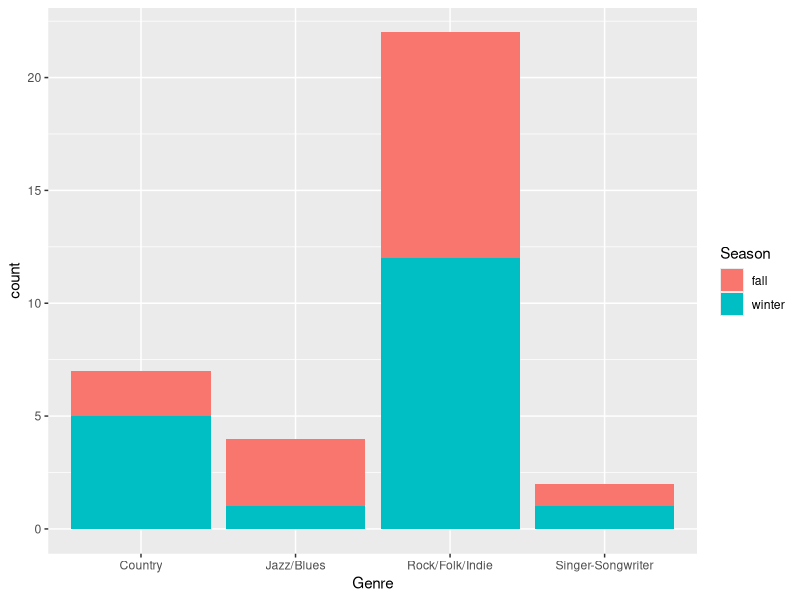
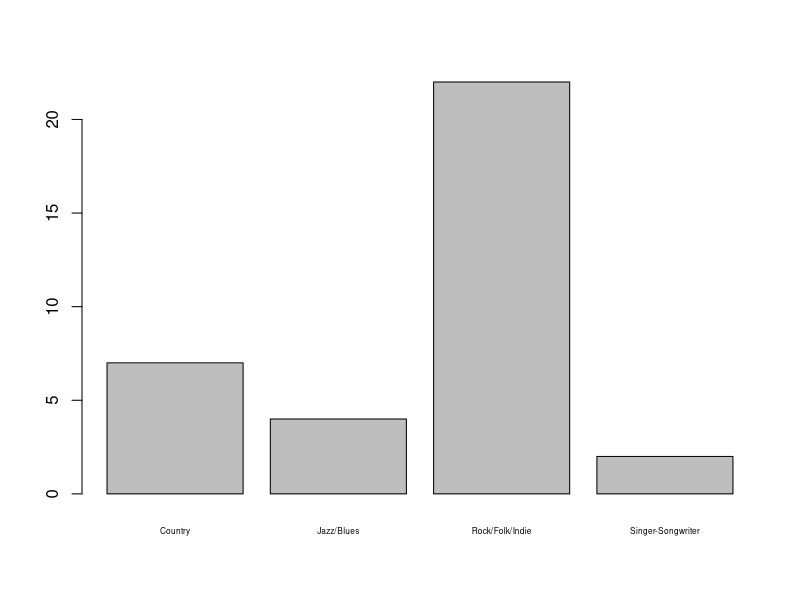
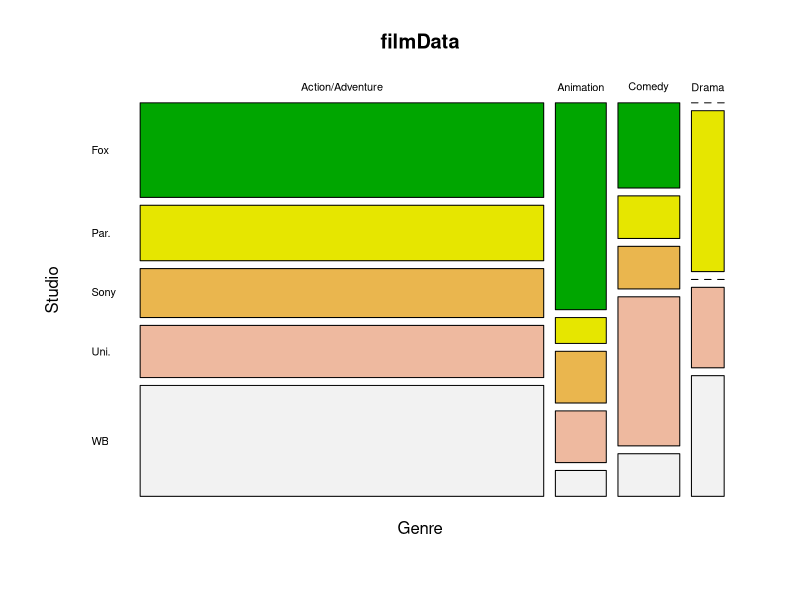
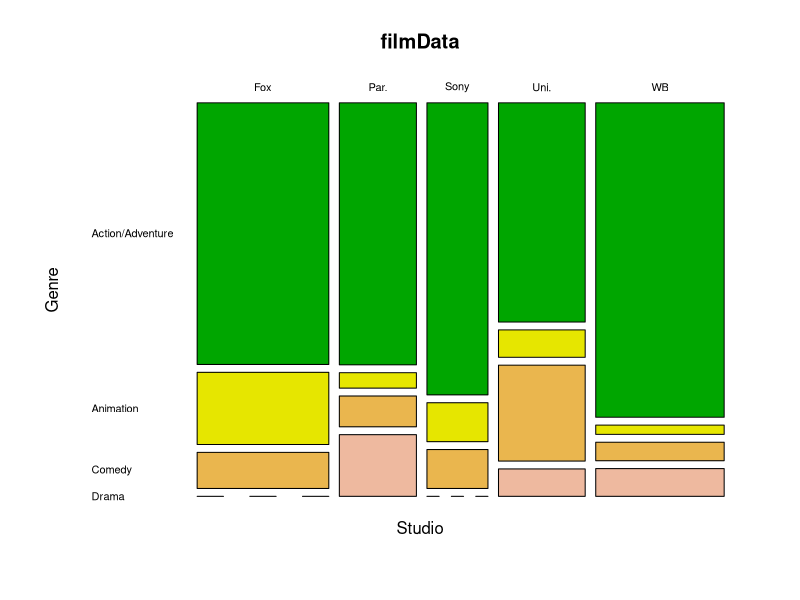
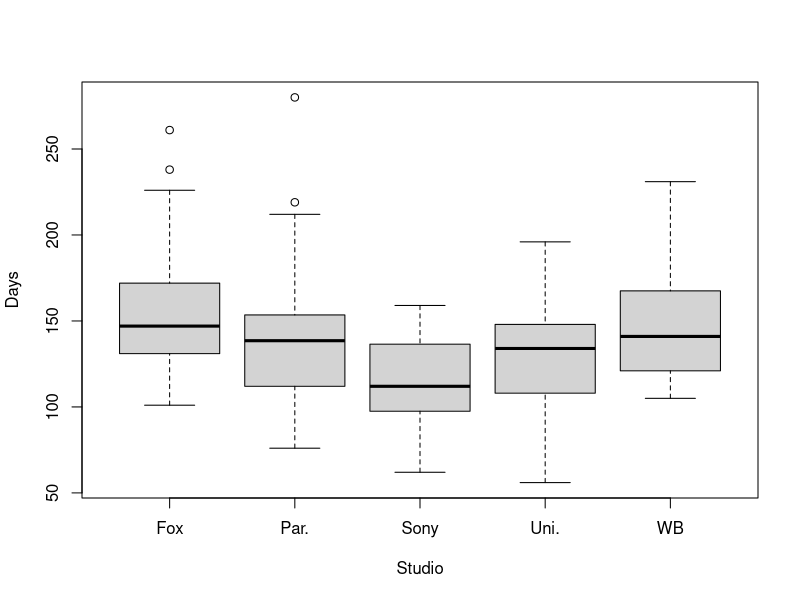
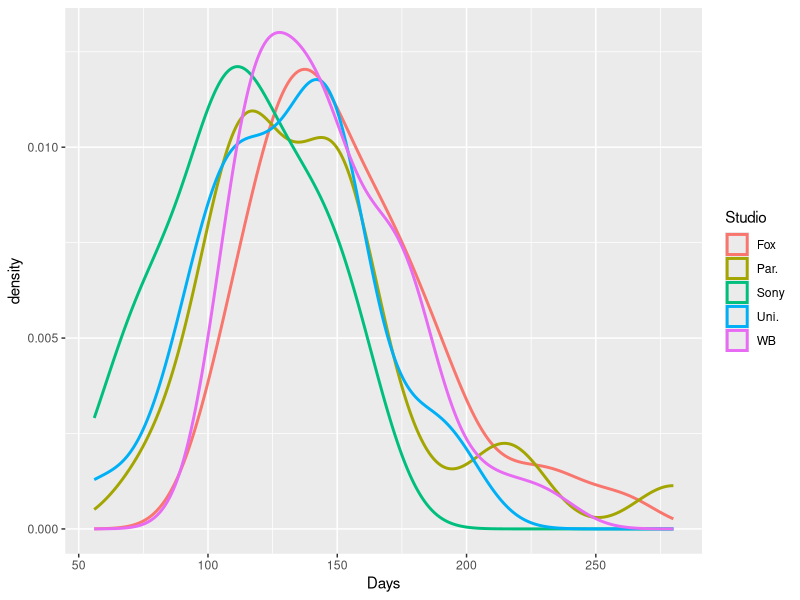
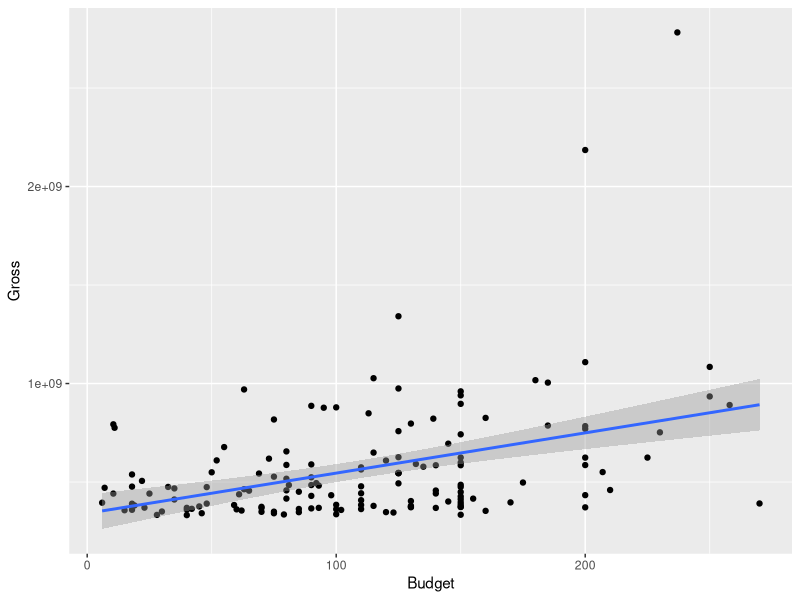
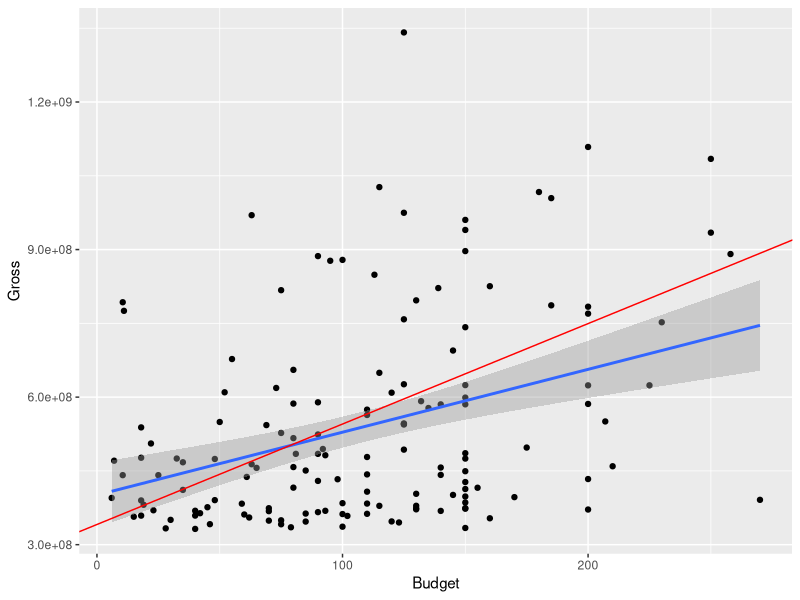

The R source for these figures, in order:
## ---- chunk 1
knitr::opts_chunk$set(echo = TRUE)
## ---- chunk 2
library(tidyverse)
austin = read.table("../datos/AustinCityLimits.csv", 
                    header= TRUE, sep=",")

# austin = read_csv("../datos/AustinCityLimits.csv")
## ---- chunk 3
str(austin)
## ---- chunk 4
glimpse(austin)
summary(austin)
## ---- chunk 5
length(unique(austin$Artist))
## ---- chunk 6
austin %>% 
  head(10) %>% 
  filter(Grammy == "Y")
  
## ---- chunk 7
austin %>% 
  filter(Gender == "F", Age > 60) %>% 
  select(Genre) %>% 
  head(1)
## ---- chunk 8
(tablaP = addmargins(prop.table(table(austin$Gender, austin$Genre))))

# Probabilidad de Rock sabiendo que es mujer

tablaP[1, 3] / tablaP[1, 5]

## ---- chunk 9
fTabla = function(df)table(df$Gender, df$Genre)

austin %>% 
  filter(Age > 30) %>%
  fTabla




age30 = austin %>% 
  filter(Age > 30)

fTabla(age30)



(tablaP = addmargins(prop.table(table(age30$Gender, age30$Genre))))

## ---- chunk 10
(tablaP = addmargins(prop.table(table(austin$Gender, austin$Genre), margin = 2)))

## ---- chunk 11
    austin %>% 
      filter(Grammy=="Y", Gender=="M") %>% 
      ggplot() + 
      geom_bar(aes(x = Genre, fill= Season))
    
    
    barplot(table(austin$Genre[austin$Grammy=="Y" & austin$Gender=="M"]), cex.names = 0.5)
## ---- chunk 12
library(tidyverse)
filmData = read_csv("../datos/FilmData.csv")



glimpse(filmData)
summary(filmData)
all(complete.cases(filmData))
which(!complete.cases(filmData))
filmData[98, ]


## ---- chunk 13
table(filmData$Studio)

filmData$Studio = factor(filmData$Studio)
glimpse(filmData)
## ---- chunk 14
filmData$Genre = factor(filmData$Genre)

table(filmData$Genre,filmData$Studio)

mosaicplot(Genre ~ Studio, data = filmData, col=terrain.colors(5), las=1)
mosaicplot(Studio ~ Genre, data = filmData, col=terrain.colors(5), las=1)
## ---- chunk 15
boxplot(Days ~ Studio, data = filmData)
## ---- chunk 16


ggplot(filmData) + 
  geom_density(aes(x = Days, color = Studio), size=1)

## ---- chunk 17
ggplot(filmData) + 
  geom_point(aes(x = Budget, y = Gross)) + 
  geom_smooth(aes(x = Budget, y = Gross), method = "lm")

modelo1 = lm(Gross ~Budget, data = filmData)
b0 = coefficients(modelo1)[1]
b1 = coefficients(modelo1)[2]

## ---- chunk 18
filmData %>% 
  arrange(desc(Gross)) %>% 
  .[-(1:2), ] %>% 
  ggplot() + 
  geom_point(aes(x = Budget, y = Gross)) + 
  geom_smooth(aes(x = Budget, y = Gross), method = "lm") + 
  geom_abline(slope = b1, intercept = b0, color="red")
## ---- chunk 19

cor(filmData$Rotten, filmData$IMDB)
modelo2 = lm(IMDB ~ Rotten, data = filmData)

plot(filmData$Rotten, filmData$IMDB) 
abline(modelo2)
## ---- chunk 20

## ---- chunk 21
airbnb = read_csv("../datos/airbnb.csv")
## ---- chunk 22
airbnb %>% 
  select(neighborhood, room_type) %>% 
  group_by(neighborhood) %>% 
  count(room_type)


prop.table(table(airbnb$neighborhood, airbnb$room_type))
  
ordenCompartidas = order(prop.table(table(airbnb$neighborhood, airbnb$room_type))[,3], decreasing = T)  
  

prop.table(table(airbnb$neighborhood, airbnb$room_type))[ordenCompartidas, ]
